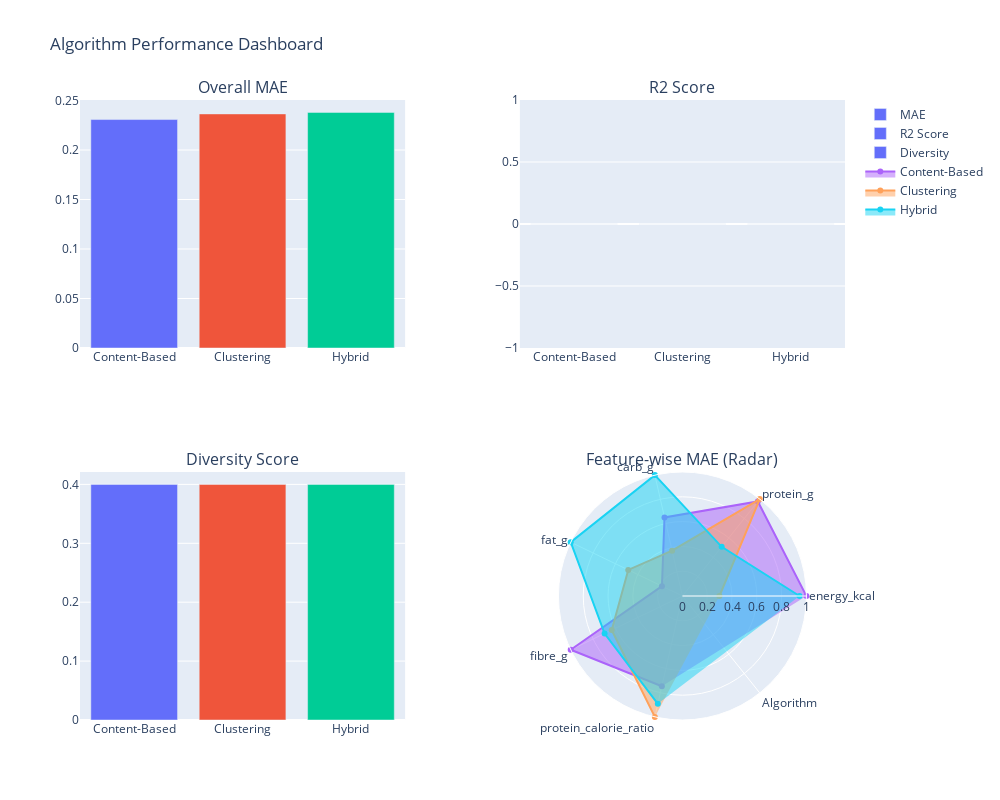

Write notebook code for a chart like this one.
### Markdown cell above
Algorithm Performance Dashboard

### Code cell
from plotly.subplots import make_subplots
import plotly.graph_objects as go

# Correct specs format - 2x2 grid of subplot types
specs = [
    [{"type": "xy"}, {"type": "xy"}],  # First row: two regular plots
    [{"type": "xy"}, {"type": "polar"}]  # Second row: one regular, one polar
]

fig = make_subplots(
    rows=2, cols=2,
    specs=specs,
    subplot_titles=('Overall MAE', 'R2 Score', 'Diversity Score', 'Feature-wise MAE (Radar)'),
    horizontal_spacing=0.15,
    vertical_spacing=0.2
)

# 1. Overall MAE (Bar Chart)
fig.add_trace(
    go.Bar(
        x=comparison_enhanced.index,
        y=comparison_enhanced[[f'{f}_MAE' for f in features]].mean(axis=1),
        name='MAE',
        marker_color=['#636EFA', '#EF553B', '#00CC96']
    ),
    row=1, col=1
)

# 2. R2 Score (Bar Chart)
fig.add_trace(
    go.Bar(
        x=comparison_enhanced.index,
        y=comparison_enhanced['R2_Score'],
        name='R2 Score',
        marker_color=['#636EFA', '#EF553B', '#00CC96']
    ),
    row=1, col=2
)

# 3. Diversity (Bar Chart)
fig.add_trace(
    go.Bar(
        x=comparison_enhanced.index,
        y=comparison_enhanced['Diversity'],
        name='Diversity',
        marker_color=['#636EFA', '#EF553B', '#00CC96']
    ),
    row=2, col=1
)

# 4. Radar Chart (Polar)
for algo in comparison_enhanced.index:
    fig.add_trace(
        go.Scatterpolar(
            r=radar_data_normalized.loc[algo].values,
            theta=radar_data_normalized.columns,
            fill='toself',
            name=algo
        ),
        row=2, col=2
    )

# Update layout
fig.update_layout(
    height=800,
    width=1000,
    title_text='Algorithm Performance Dashboard',
    showlegend=True,
    polar=dict(
        radialaxis=dict(
            visible=True,
            range=[0, 1]
        )
    )
)

fig.show()

### Figure 1 — Plotly figure (JSON) as saved in the notebook; plotly's stock layout.template omitted (floating-point values rounded to 4 significant figures)
{"data": [{"marker": {"color": ["#636EFA", "#EF553B", "#00CC96"]}, "name": "MAE", "type": "bar", "x": ["Content-Based", "Clustering", "Hybrid"], "xaxis": "x", "y": [0.2308, 0.2365, 0.238], "yaxis": "y"}, {"marker": {"color": ["#636EFA", "#EF553B", "#00CC96"]}, "name": "R2 Score", "type": "bar", "x": ["Content-Based", "Clustering", "Hybrid"], "xaxis": "x2", "y": [0, 0, 0], "yaxis": "y2"}, {"marker": {"color": ["#636EFA", "#EF553B", "#00CC96"]}, "name": "Diversity", "type": "bar", "x": ["Content-Based", "Clustering", "Hybrid"], "xaxis": "x3", "y": [0.4, 0.4, 0.4], "yaxis": "y3"}, {"fill": "toself", "name": "Content-Based", "r": [1, 0.975, 0.6501, 0.1835, 1, 0.7461, "Content-Based"], "subplot": "polar", "theta": ["energy_kcal", "protein_g", "carb_g", "fat_g", "fibre_g", "protein_calorie_ratio", "Algorithm"], "type": "scatterpolar"}, {"fill": "toself", "name": "Clustering", "r": [0.2985, 1, 0.3752, 0.485, 0.6331, 1, "Clustering"], "subplot": "polar", "theta": ["energy_kcal", "protein_g", "carb_g", "fat_g", "fibre_g", "protein_calorie_ratio", "Algorithm"], "type": "scatterpolar"}, {"fill": "toself", "name": "Hybrid", "r": [0.9446, 0.5074, 1, 1, 0.6967, 0.8922, "Hybrid"], "subplot": "polar", "theta": ["energy_kcal", "protein_g", "carb_g", "fat_g", "fibre_g", "protein_calorie_ratio", "Algorithm"], "type": "scatterpolar"}], "layout": {"annotations": [{"font": {"size": 16}, "showarrow": false, "text": "Overall MAE", "x": 0.2125, "xanchor": "center", "xref": "paper", "y": 1, "yanchor": "bottom", "yref": "paper"}, {"font": {"size": 16}, "showarrow": false, "text": "R2 Score", "x": 0.7875, "xanchor": "center", "xref": "paper", "y": 1, "yanchor": "bottom", "yref": "paper"}, {"font": {"size": 16}, "showarrow": false, "text": "Diversity Score", "x": 0.2125, "xanchor": "center", "xref": "paper", "y": 0.4, "yanchor": "bottom", "yref": "paper"}, {"font": {"size": 16}, "showarrow": false, "text": "Feature-wise MAE (Radar)", "x": 0.7875, "xanchor": "center", "xref": "paper", "y": 0.4, "yanchor": "bottom", "yref": "paper"}], "height": 800, "polar": {"domain": {"x": [0.575, 1], "y": [0, 0.4]}, "radialaxis": {"range": [0, 1], "visible": true}}, "showlegend": true, "title": {"text": "Algorithm Performance Dashboard"}, "width": 1000, "xaxis": {"anchor": "y", "domain": [0, 0.425]}, "xaxis2": {"anchor": "y2", "domain": [0.575, 1]}, "xaxis3": {"anchor": "y3", "domain": [0, 0.425]}, "yaxis": {"anchor": "x", "domain": [0.6, 1]}, "yaxis2": {"anchor": "x2", "domain": [0.6, 1]}, "yaxis3": {"anchor": "x3", "domain": [0, 0.4]}}}
